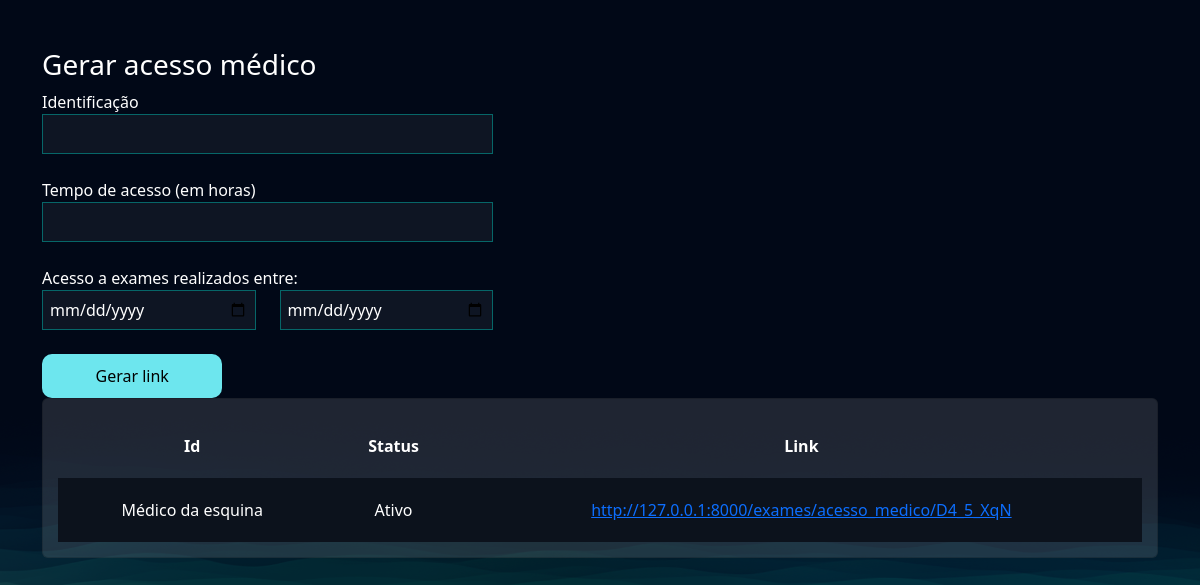
The page /exames/gerar_acesso_medico/ (signed in) on the database its author committed.
### exames/models.py (models this page shows, shortened)
class AcessoMedico(models.Model):
    usuario = models.ForeignKey(User, on_delete=models.DO_NOTHING)
    identificacao = models.CharField(max_length=50)
    tempo_de_acesso = models.IntegerField() # Em horas
    criado_em = models.DateTimeField()
    data_exames_iniciais = models.DateField()
    data_exames_finais = models.DateField()
    token = models.CharField(max_length=20, null=True, blank=True)
    @property
    def status(self):
        return 'Expirado' if timezone.now() > (self.criado_em + timedelta(hours=self.tempo_de_acesso)) else 'Ativo'
    @property
    def url(self):
        return f"http://127.0.0.1:8000/exames/acesso_medico/{self.token}"

### exames/views.py (the view, shortened to what this page needs)
# urls.py: path('gerar_acesso_medico/', views.gerar_acesso_medico, name="gerar_acesso_medico"),
@login_required
def gerar_acesso_medico(request):
    if request.method == "GET":
        acessos_medicos = AcessoMedico.objects.filter(usuario=request.user)
        return render(request, 'gerar_acesso_medico.html', {'acessos_medicos': acessos_medicos})

### exames/templates/gerar_acesso_medico.html (shortened to what this page needs)
{% extends "bases/base.html" %}
{% load static %}
{% block 'head' %}
    <link href="{% static 'exames/css/css.css' %}" rel="stylesheet">
    <link href="{% static 'exames/css/gerenciar_pedidos.css' %}" rel="stylesheet">
{% endblock 'head' %}
{% block 'conteudo' %}
    <br>
    <br>
    <div class="container">
        <div class="row">
            <div class="col-md-5">
                <h3>Gerar acesso médico</h3>
                <form action="{% url "gerar_acesso_medico" %}" method="POST">{% csrf_token %}
                    <label for="">Identificação</label>
                    <br>
                    <input style="width: 100%" type="text" name="identificacao" id="" class="input-default">
                    <br>
                    <br>
                    <label for="">Tempo de acesso (em horas)</label>
                    <br>
                    <input style="width: 100%" type="number" name="tempo_de_acesso" id="" class="input-default">
                    <br>
                    <br>
                    <div class="row">
                        <label for="">Acesso a exames realizados entre:</label>
                        <div class="col-md">
                            <input style="width: 100%" type="date" name="data_exame_inicial" id="" class="input-default">
                        </div>
                        <div class="col-md">
                            <input style="width: 100%" type="date" name="data_exame_final" id="" class="input-default">
                            <br>
                            <br>
                        </div>
                    </div>
                    <input style="width: 40%" type="submit" class="btn-default" value="Gerar link">
                </form>
            </div>
            <div class="col-md">
                <div class="card">
                    <table style="text-align: center">
                        <tr>
                        <th>Id</th>
                        <th>Status</th>
                        <th>Link</th>
                        </tr>
                            {% for acesso in acessos_medicos  %}
                                <tr class="linha-tabela">
                                    <td>{{acesso.identificacao}}</td>
                                    <td>{{acesso.status}}</td>
                                    <td><a href="{{acesso.url}}">{{acesso.url}}</a></td>
                                </tr>
                            {% endfor %}
                    </table>
                </div>
            </div>
        </div>
    </div>
{% endblock 'conteudo' %}

### templates/static/geral/css/base.css (style rules this page uses)
:root { --main-color: #151C34; --dark-color: #0C121C ; --light-color: #6DE6EE; --contrast-color: #f4c96b; --differential-color: #066668; }
* { color: white }
.input-default { background-color: rgba(255,255,255,0.05); border: 1px solid var(--differential-color); padding: 7px; width: 50%; }
.btn-default { background-color: var(--light-color); color: black; width: 15%; padding: 10px; border: none; border-radius: 10px; }

### templates/static/exames/css/css.css (style rules this page uses)
body { background-image: url('/static/geral/img/bg2.png'); background-size: cover; }
.card { background-color: rgba(217, 217, 217, .14); color: white; padding: 15px; }

### templates/static/exames/css/gerenciar_pedidos.css (style rules this page uses)
.linha-tabela { background-color: var(--dark-color); height: 20px; }
td, th { padding: 20px; }

### rows shown on the page
AcessoMedico: identificacao "Médico da esquina", status "Ativo", url "http://127.0.0.1:8000/exames/acesso_medico/D4_5_XqN"
